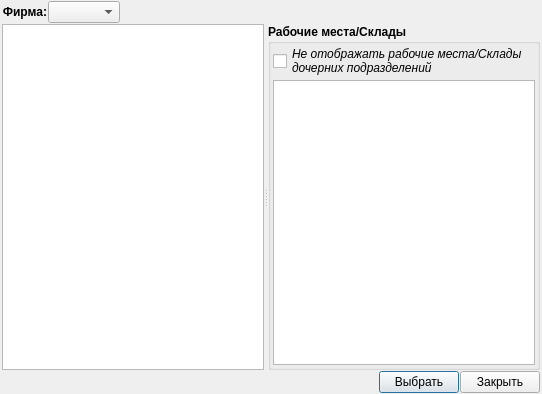
<?xml version="1.0" encoding="UTF-8"?>
<ui version="4.0">
 <class>SelectWorkPlace</class>
 <widget class="QDialog" name="SelectWorkPlace">
  <property name="geometry">
   <rect>
    <x>0</x>
    <y>0</y>
    <width>542</width>
    <height>394</height>
   </rect>
  </property>
  <property name="windowTitle">
   <string>Выбор рабочего места</string>
  </property>
  <layout class="QVBoxLayout" name="verticalLayout_2">
   <property name="spacing">
    <number>1</number>
   </property>
   <property name="leftMargin">
    <number>2</number>
   </property>
   <property name="topMargin">
    <number>1</number>
   </property>
   <property name="rightMargin">
    <number>2</number>
   </property>
   <property name="bottomMargin">
    <number>1</number>
   </property>
   <item>
    <layout class="QHBoxLayout" name="horizontalLayout_3">
     <item>
      <layout class="QHBoxLayout" name="horizontalLayout_2">
       <item>
        <widget class="QLabel" name="label">
         <property name="font">
          <font>
           <weight>75</weight>
           <bold>true</bold>
          </font>
         </property>
         <property name="text">
          <string>Фирма:</string>
         </property>
         <property name="alignment">
          <set>Qt::AlignRight|Qt::AlignTrailing|Qt::AlignVCenter</set>
         </property>
        </widget>
       </item>
       <item>
        <widget class="QComboBox" name="organization"/>
       </item>
      </layout>
     </item>
     <item>
      <spacer name="horizontalSpacer_2">
       <property name="orientation">
        <enum>Qt::Horizontal</enum>
       </property>
       <property name="sizeHint" stdset="0">
        <size>
         <width>40</width>
         <height>20</height>
        </size>
       </property>
      </spacer>
     </item>
    </layout>
   </item>
   <item>
    <widget class="QSplitter" name="splitter">
     <property name="orientation">
      <enum>Qt::Horizontal</enum>
     </property>
     <widget class="QTreeView" name="treeViewDep">
      <property name="editTriggers">
       <set>QAbstractItemView::NoEditTriggers</set>
      </property>
      <property name="alternatingRowColors">
       <bool>true</bool>
      </property>
      <property name="allColumnsShowFocus">
       <bool>true</bool>
      </property>
     </widget>
     <widget class="QGroupBox" name="groupBox">
      <property name="font">
       <font>
        <weight>75</weight>
        <bold>true</bold>
       </font>
      </property>
      <property name="title">
       <string>Рабочие места/Склады</string>
      </property>
      <layout class="QVBoxLayout" name="verticalLayout">
       <property name="spacing">
        <number>2</number>
       </property>
       <property name="leftMargin">
        <number>2</number>
       </property>
       <property name="topMargin">
        <number>0</number>
       </property>
       <property name="rightMargin">
        <number>2</number>
       </property>
       <property name="bottomMargin">
        <number>2</number>
       </property>
       <item>
        <widget class="QCheckBox" name="wpSubsidiaryDep">
         <property name="font">
          <font>
           <weight>50</weight>
           <italic>true</italic>
           <bold>false</bold>
          </font>
         </property>
         <property name="text">
          <string>Не отображать рабочие места/Склады
дочерних подразделений</string>
         </property>
         <property name="checked">
          <bool>false</bool>
         </property>
        </widget>
       </item>
       <item>
        <widget class="QTreeView" name="treeViewWp">
         <property name="editTriggers">
          <set>QAbstractItemView::NoEditTriggers</set>
         </property>
         <property name="alternatingRowColors">
          <bool>true</bool>
         </property>
         <property name="rootIsDecorated">
          <bool>false</bool>
         </property>
         <property name="itemsExpandable">
          <bool>false</bool>
         </property>
         <property name="sortingEnabled">
          <bool>true</bool>
         </property>
         <property name="allColumnsShowFocus">
          <bool>true</bool>
         </property>
         <property name="expandsOnDoubleClick">
          <bool>false</bool>
         </property>
        </widget>
       </item>
      </layout>
     </widget>
    </widget>
   </item>
   <item>
    <layout class="QHBoxLayout" name="horizontalLayout">
     <item>
      <spacer name="horizontalSpacer">
       <property name="orientation">
        <enum>Qt::Horizontal</enum>
       </property>
       <property name="sizeHint" stdset="0">
        <size>
         <width>40</width>
         <height>20</height>
        </size>
       </property>
      </spacer>
     </item>
     <item>
      <widget class="QPushButton" name="addButton">
       <property name="text">
        <string>Выбрать</string>
       </property>
       <property name="icon">
        <iconset resource="../icons.qrc">
         <normaloff>:/16x16/apply/ico/apply_16x16.png</normaloff>:/16x16/apply/ico/apply_16x16.png</iconset>
       </property>
      </widget>
     </item>
     <item>
      <widget class="QPushButton" name="closeButton">
       <property name="text">
        <string>Закрыть</string>
       </property>
       <property name="icon">
        <iconset resource="../icons.qrc">
         <normaloff>:/16x16/cancelDel/ico/button_cancel_16x16 (1).png</normaloff>:/16x16/cancelDel/ico/button_cancel_16x16 (1).png</iconset>
       </property>
      </widget>
     </item>
    </layout>
   </item>
  </layout>
 </widget>
 <tabstops>
  <tabstop>treeViewDep</tabstop>
  <tabstop>wpSubsidiaryDep</tabstop>
  <tabstop>treeViewWp</tabstop>
  <tabstop>addButton</tabstop>
  <tabstop>closeButton</tabstop>
 </tabstops>
 <resources>
  <include location="../icons.qrc"/>
 </resources>
 <connections>
  <connection>
   <sender>closeButton</sender>
   <signal>clicked()</signal>
   <receiver>SelectWorkPlace</receiver>
   <slot>reject()</slot>
   <hints>
    <hint type="sourcelabel">
     <x>497</x>
     <y>317</y>
    </hint>
    <hint type="destinationlabel">
     <x>255</x>
     <y>280</y>
    </hint>
   </hints>
  </connection>
 </connections>
</ui>
